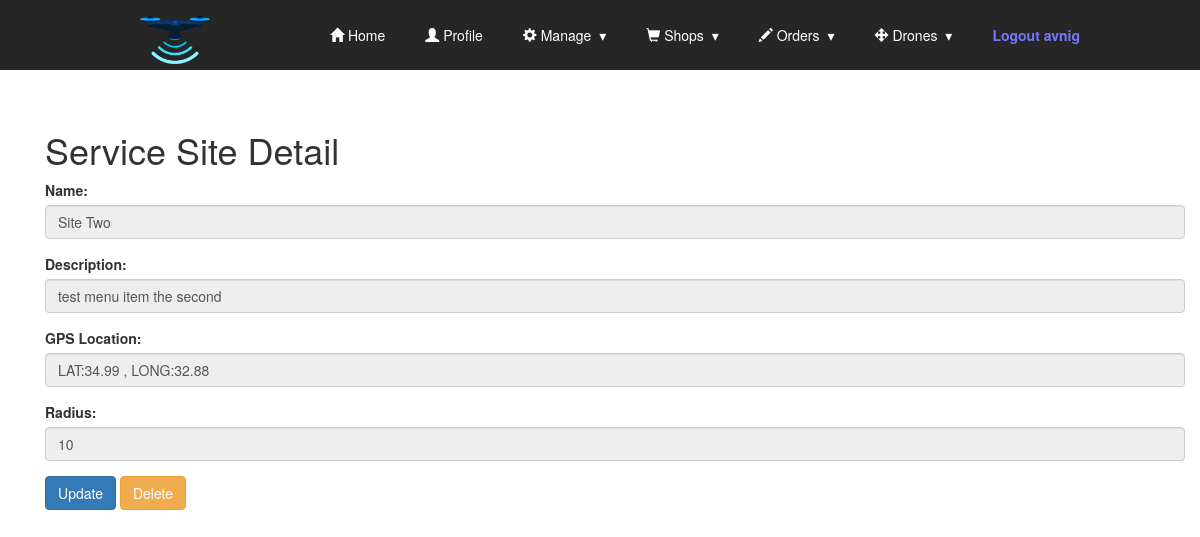
Before: /shops/service_site/2/detail (signed in) with the older database file.
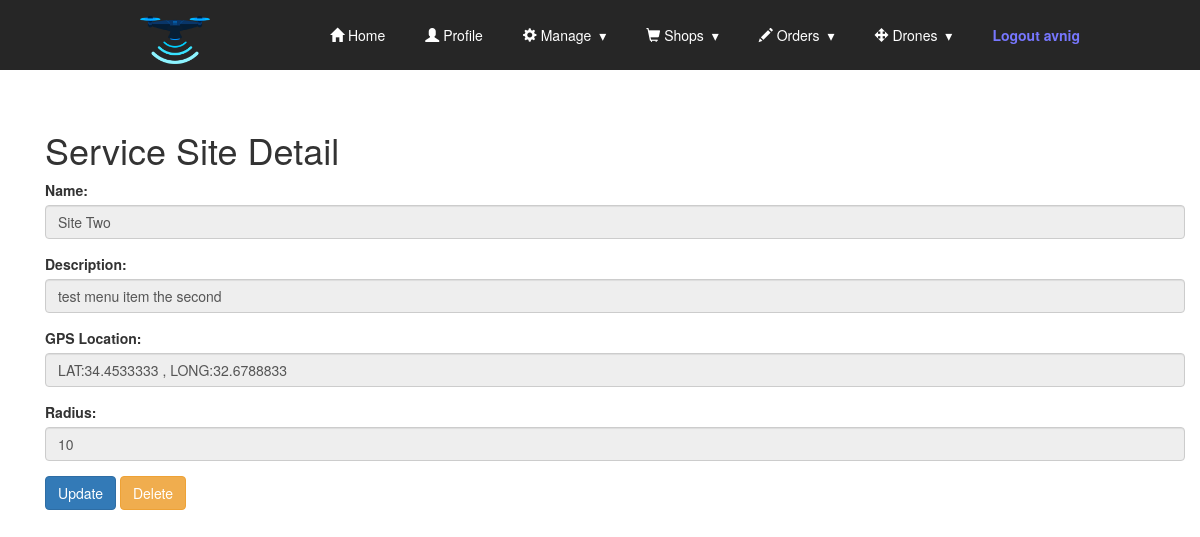
After: the same page with the newer database file.
### shops/models.py (models this page shows, shortened)
class ServiceSite(models.Model): #Locations where there is a drone service
    name = models.CharField(max_length=20,blank=False)
    description = models.CharField(max_length=50, blank=True)
    lat = models.FloatField(null=True)
    long = models.FloatField(null=True)
    radius = models.IntegerField(default=10)

### shops/views.py (the view)
# urls.py: path('service_site/<int:id>/detail',ServiceSiteDetailView.as_view(),name='service_site_detail'),
@method_decorator(login_required, name='dispatch')
class ServiceSiteDetailView(DetailView):
    template_name = 'service_sites/servicesite_detail.html'
    model=ServiceSite
    form_class = ServiceSiteModelForm
    def get_object(self):
        id_ = self.kwargs.get("id")
        return get_object_or_404(ServiceSite,id=id_)

### shops/templates/service_sites/servicesite_detail.html (shortened to what this page needs)
<!DOCTYPE html>
{% extends "base.html" %}
{% block content %}
<div class="container">
<br><br>
  <h1>Service Site Detail</h1>
  <form method="POST">
    <div class="form-group">
        <label for="name">Name:</label>
        <input type="text" class="form-control" id="name" value='{{ servicesite.name }}' disabled>
    </div>
    <div class="form-group">
        <label for="description">Description:</label>
        <input type="text" class="form-control" id="description" value="{{ servicesite.description }}" disabled>
    </div>
    <div class="form-group">
        <label for="gps">GPS Location:</label>
        <input type="text" class="form-control" id="gps" value='LAT:{{ servicesite.lat }} , LONG:{{ servicesite.long }}' disabled>
    </div>
    <div class="form-group">
        <label for="radius">Radius:</label>
        <input type="text" class="form-control" id="radius" value="{{ servicesite.radius }}" disabled>
    </div>
    <a href="{% url 'shops:service_site_update' servicesite.id %}"><button type="button" class="btn btn-primary">Update</button></a>
    <a href="{% url 'shops:service_site_delete' servicesite.id %}"><button type="button" class="btn btn-warning">Delete</button></a>
  </form>
</div>
{% endblock %}

Changed rows visible on the page:
changed ServiceSite "Site Two": lat "LAT:34.99 , LONG:32.88" → "LAT:34.4533333 , LONG:32.6788833"
